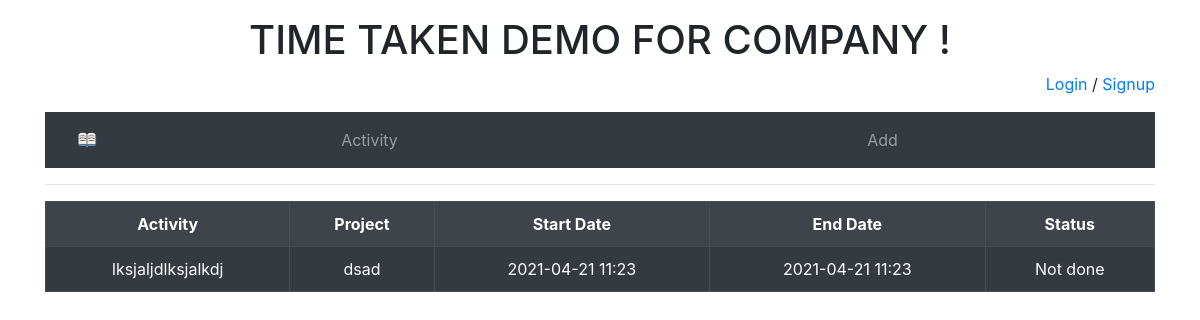
/activities/1/, run on the app's committed database.
### activities/models.py (models this page shows, shortened)
class Activity(models.Model):
    activity    = models.CharField(max_length=50)
    project     = models.CharField(max_length=50,choices=PROJECT_CHOICES, default='software development')
    to_do_date  = models.DateTimeField()
    end_date    = models.DateTimeField()
    is_done     = models.BooleanField(default= False, blank=True)
    user        = models.ForeignKey(settings.AUTH_USER_MODEL, on_delete=models.CASCADE)

### activities/views.py (the view)
# urls.py: path('<int:pk>/', ActivityDetailView.as_view(), name='activity-detail'),
class ActivityDetailView(DetailView):
    model = Activity
    template_name = 'activity_detail.html'

### activities/templates/activity_detail.html (shortened to what this page needs)
{% extends 'base.html' %}
{% block content %}
    <table class="table table-bordered table-hover table-dark table-striped">
        <tr>
            <th>Activity</th>
            <th>Project</th>
            <th>Start Date</th>
            <th>End Date</th>
            <th>Status</th>
        </tr>
        <tr>
            <td>
                {{object.activity}}
            </td>
            <td>
                {{object.project}}
            </td>
            <td>
                {{object.to_do_date|date:"Y-m-d H:i"}}
            </td>
            <td>
                {{object.end_date|date:"Y-m-d H:i"}}
            </td>
            {% if object.is_done %}
                <td>
                    Done
                </td>
            {% else %}
                <td>
                    Not done
                </td>
            {% endif %}
        </tr>
    </table>
{% endblock %}

### users/static/users/style.css (style rules this page uses)
body { margin: 0; }
td { cursor: pointer; }
tr { text-align: center; }
table { border-collapse: collapse; empty-cells: show; }
td { position: relative; }
th { text-align: center; }

### data on the page
Activity: activity "lksjaljdlksjalkdj", project "dsad", to_do_date "2021-04-21 11:23", end_date "2021-04-21 11:23"
